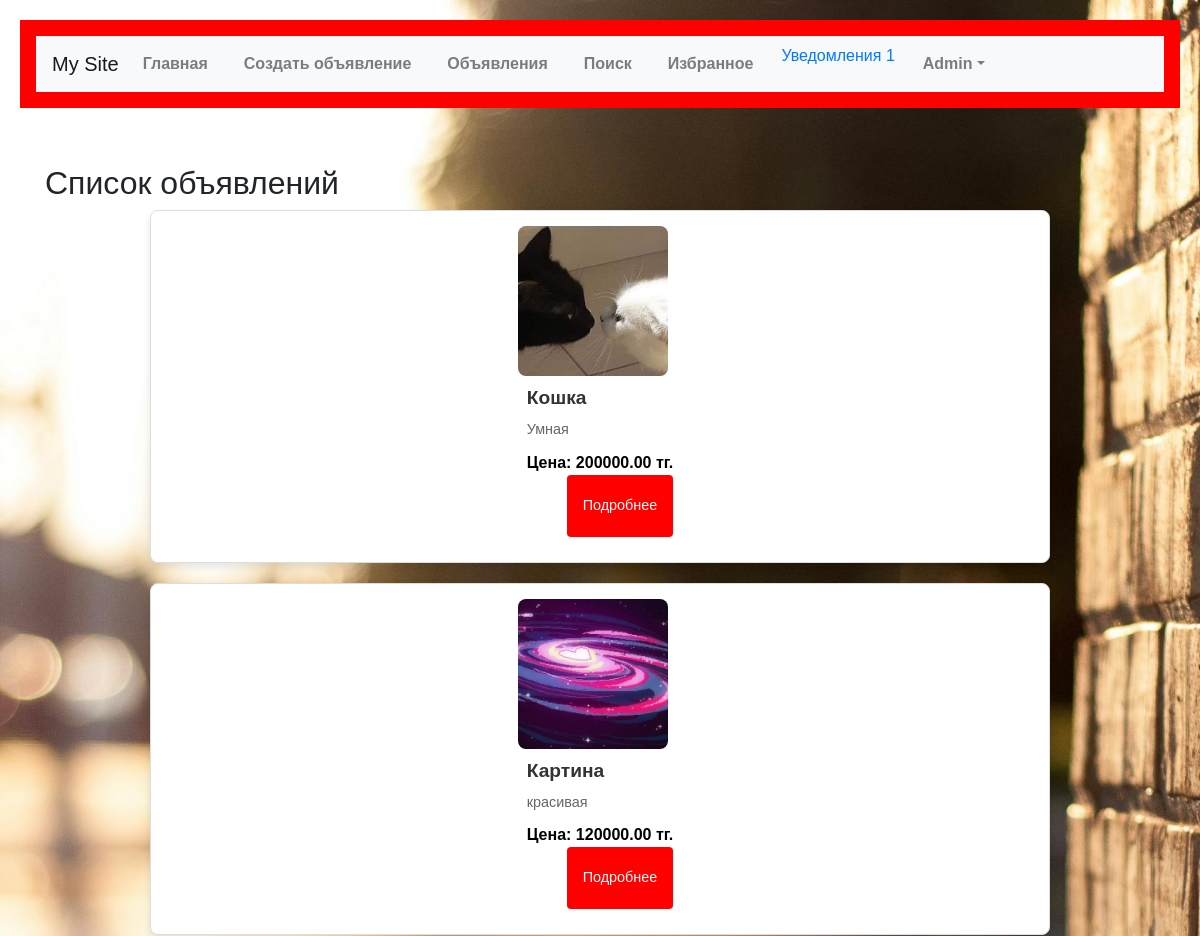
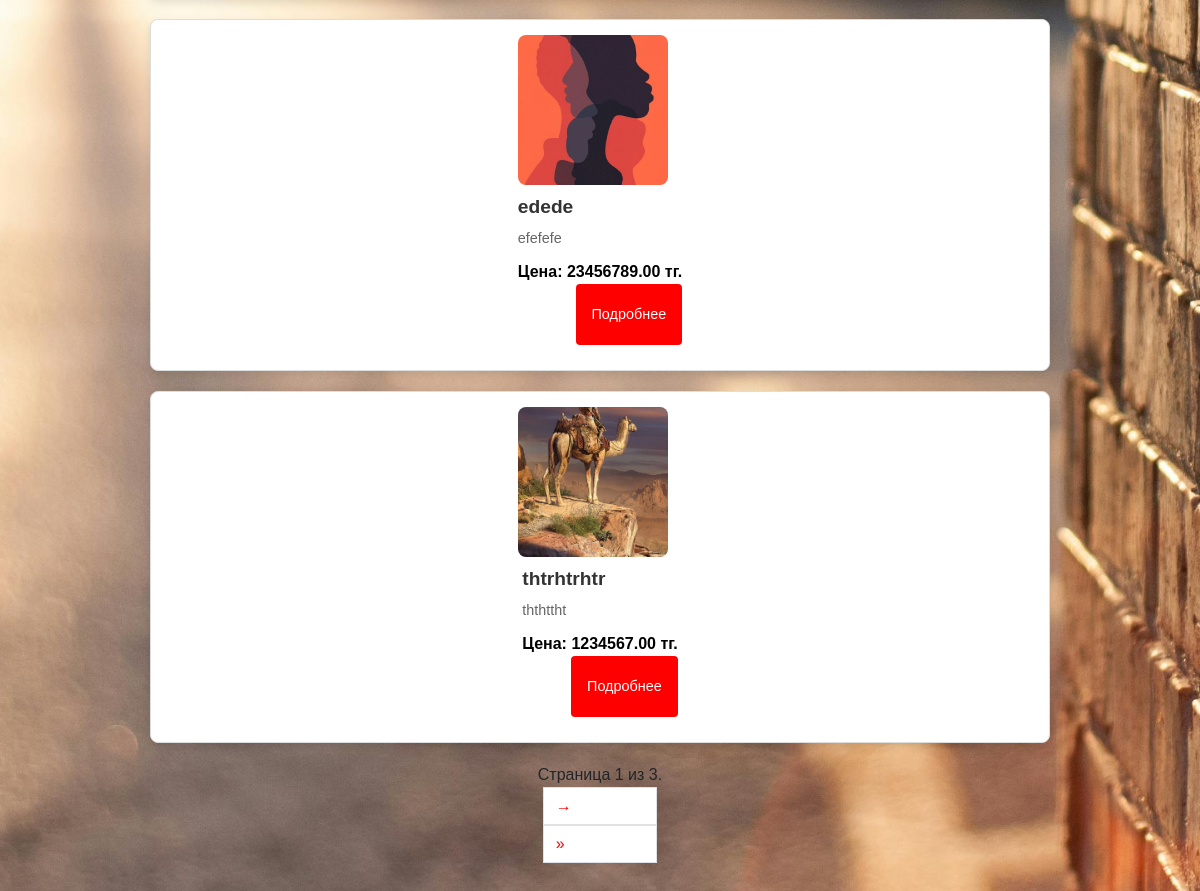
Page /myapp/list (signed in) on the committed database (2 pictures, top to bottom).
### myapp/models.py (models this page shows, shortened)
class Notice_board(models.Model):
    title = models.CharField(max_length=200, verbose_name="Название")
    description = models.TextField(verbose_name="Информация")
    image = models.ImageField(upload_to='images/', blank=True, null=True, verbose_name="Изображение")
    price = models.DecimalField(max_digits=10, decimal_places=2, verbose_name="Цена")
    published_date = models.DateTimeField(auto_now_add=True, verbose_name="Дата публикации")
    is_favorite = models.BooleanField(default=False)
    user = models.ForeignKey(User, on_delete=models.CASCADE)
    average_rating = models.DecimalField(max_digits=3, decimal_places=2, default=0, verbose_name="Средняя оценка")
    class Meta:
        verbose_name = "Объявление"
        ordering = ['-published_date']

### myapp/views.py (the view)
# urls.py: path('list', list_board, name = 'list'),
@login_required
def list_board(request):
    notices = Notice_board.objects.all()
    unread_notifications_count = request.user.notifications.filter(is_read=False).count()
    paginator = Paginator(notices, 4)
    page_number = request.GET.get('page')
    page_obj = paginator.get_page(page_number)
    return render(request, 'myapp/list_board.html', {'page_obj': page_obj,  'unread_notifications_count': unread_notifications_count})

### myapp/templates/myapp/list_board.html (shortened to what this page needs)
{% extends 'myapp/base.html' %}
{% load static %}
{% block content %}
<h2>Список объявлений</h2>
<div class="card-container">
    {% for notice in page_obj.object_list %}
        <div class="card">
            {% if notice.image %}
                <img src="{{ notice.image.url }}" alt="{{ notice.title }}" class="card-image">
            {% else %}
                <img src="{% static 'myapp/images/default.png' %}" alt="Нет изображения" class="card-image">
            {% endif %}
            <div class="card-content">
                <h3 class="card-title">{{ notice.title }}</h3>
                <p class="card-description">{{ notice.description|truncatewords:20 }}</p>
                <p class="card-price">Цена: {{ notice.price }} тг.</p>
                <div class="card-button-container">
                    <a href="{% url 'myapp:detail_board' notice.id %}" class="detail-button">Подробнее</a>
                </div>
            </div>
        </div>
    {% endfor %}
</div>
<div class="pagination-container">
    <div class="pagination">
        <span class="step-links">
            <span class="current-page">
                Страница {{ page_obj.number }} из {{ page_obj.paginator.num_pages }}.
            </span>
            {% if page_obj.has_next %}
                <a href="?page={{ page_obj.next_page_number }}&search={{ request.GET.search }}" class="page-link">&rarr;</a>
                <a href="?page={{ page_obj.paginator.num_pages }}&search={{ request.GET.search }}" class="page-link">&raquo;</a>
            {% endif %}
        </span>
    </div>
</div>
{% endblock %}

### myapp/templates/myapp/base.html (shortened to what this page needs)
{% load static %}
<!DOCTYPE html>
<html lang="en">
<head>
    <link rel="stylesheet" href="https://maxcdn.bootstrapcdn.com/bootstrap/4.5.2/css/bootstrap.min.css">
    <link rel="stylesheet" href="https://cdnjs.cloudflare.com/ajax/libs/font-awesome/6.0.0-beta3/css/all.min.css">
    <link rel="stylesheet" href="{% static 'myapp/css/styles.css' %}">
</head>
<body>
    <header>
        <nav class="navbar navbar-expand-lg navbar-light bg-light">
            <a class="navbar-brand" href="{% url 'myapp:home' %}">My Site</a>
            <div class="collapse navbar-collapse" id="navbarNav">
                <ul class="navbar-nav">
                    <li class="nav-item"><a class="nav-link" href="{% url 'myapp:home' %}">Главная</a></li>
                    <li class="nav-item"><a class="nav-link" href="{% url 'myapp:create' %}">Создать объявление</a></li>
                    <li class="nav-item"><a class="nav-link" href="{% url 'myapp:list' %}">Объявления</a></li>
                    <li class="nav-item"><a class="nav-link" href="{% url 'myapp:search_title' %}">Поиск</a></li>
                    <li class="nav-item"><a class="nav-link" href="{% url 'myapp:favorite_ads' %}">Избранное</a></li>
                    <a href="{% url 'myapp:notifications' %}">
                        Уведомления
                        {% if unread_notifications_count > 0 %}
                            <span class="notification-count">
                                {{ unread_notifications_count }}
                            </span>
                        {% endif %}
                    </a>
                    {% if user.is_authenticated %}
                        <li class="nav-item dropdown">
                            <a class="nav-link dropdown-toggle" href="#" id="navbarDropdown" role="button" data-toggle="dropdown" aria-haspopup="true" aria-expanded="false">{{ user.username }}</a>
                        </li>
                    {% else %}
                        <li class="nav-item"><a class="nav-link" href="{% url 'myapp:login' %}">Войти</a></li>
                        <li class="nav-item"><a class="nav-link" href="{% url 'myapp:register' %}">Регистрация</a></li>
                    {% endif %}
                </ul>
            </div>
        </nav>
    </header>
    <main class="container mt-4">
        {% block content %}{% endblock %}
    </main>
</body>
</html>

### myapp/static/myapp/css/styles.css (style rules this page uses)
body { background-image: url("/static/myapp/images/pexels-steve-858076.jpg"); background-size: cover; background-position: center; background-repeat: no-repeat; background-attachment: fixed; margin: 0; }
header { background-color: #ff0000; color: white; padding: 1rem; }
header nav ul { list-style-type: none; margin: 0; padding: 0; display: flex; gap: 20px; }
header nav ul li { display: inline; }
header nav ul li a { color: white; text-decoration: none; font-weight: bold; }
main { padding: 2rem; max-width: 800px; margin: auto; }
body { font-family: Arial, sans-serif; margin: 0; padding: 20px; background-color: #f4f4f4; }
.card-container { display: flex; flex-direction: column; gap: 20px; align-items: center; }
.card { display: flex; align-items: center; width: 900px; margin: 0 auto; padding: 15px; border: 1px solid #ddd; border-radius: 8px; box-shadow: 0 4px 8px rgba(0, 0, 0, 0.1); background-color: #fff; }
.card-image { width: 150px; height: 150px; object-fit: cover; border-radius: 8px; margin-right: 15px; }
.card-content { flex-grow: 1; padding: 10px; display: flex; flex-direction: column; justify-content: space-between; }
.card-title { font-size: 1.2em; font-weight: bold; color: #333; margin-bottom: 10px; }
.card-description { font-size: 0.9em; color: #666; margin-bottom: 10px; }
.card-price { font-size: 1em; color: #000; font-weight: bold; margin-bottom: auto; }
.card-button-container { display: flex; justify-content: flex-end; }
.detail-button { padding: 20px 16px; background-color: #ff0000; color: white; text-decoration: none; border-radius: 4px; font-size: 0.9em; }
.pagination { display: flex; justify-content: center; margin-top: 20px; }
.pagination .step-links a { margin: 0 5px; color: #ff0000; text-decoration: none; }

### rows in the picture
Notice_board: image (picture), title "Кошка", description "Умная", price "200000.00"
Notice_board: image (picture), title "Картина", description "красивая", price "120000.00"
Notice_board: image (picture), title "edede", description "efefefe", price "23456789.00"
Notice_board: image (picture), title "thtrhtrhtr", description "ththttht", price "1234567.00"

### other values in the picture
{{ unread_notifications_count }} "1"
{{ user.username }} "Admin"
{{ page_obj.number }} "1"
{{ page_obj.paginator.num_pages }} "3"
